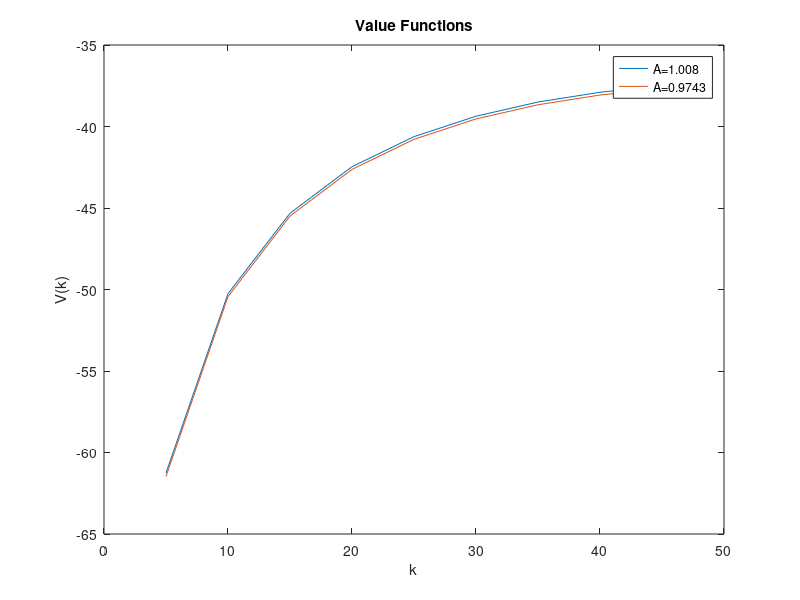
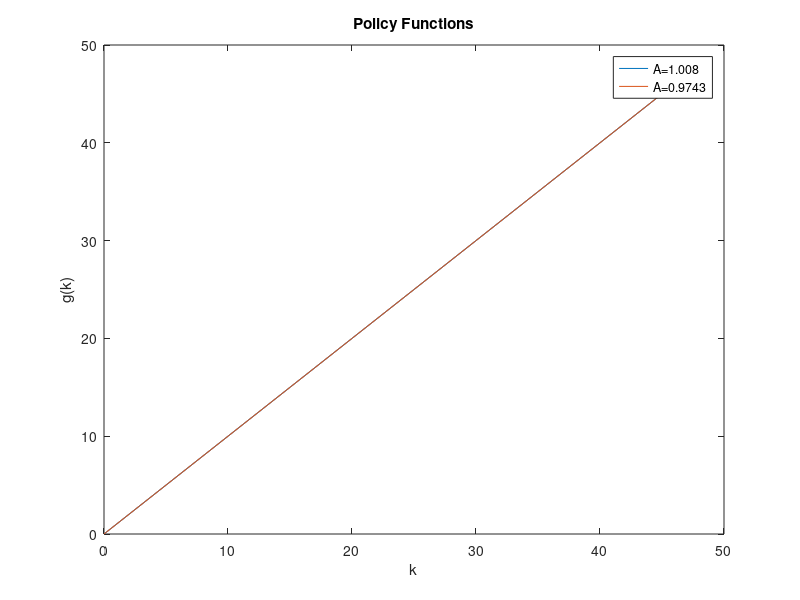
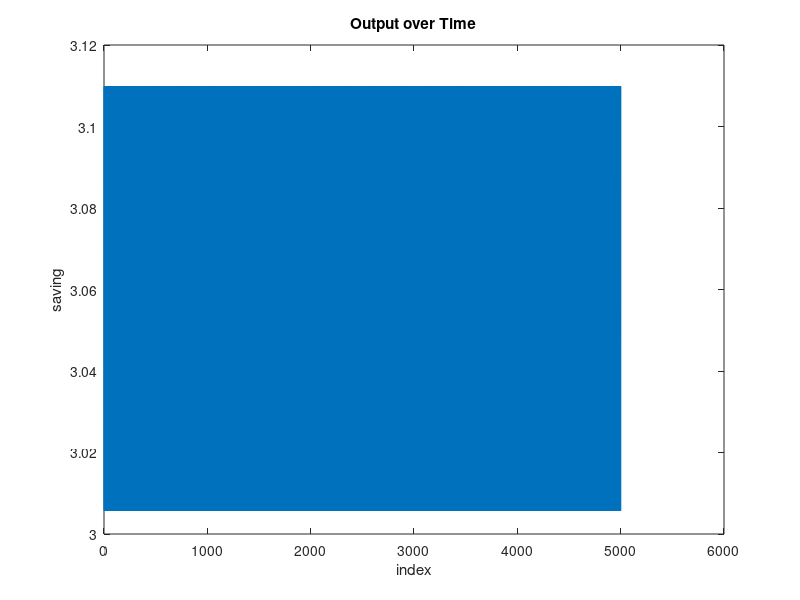

MATLAB code for these plots, in order:
close all
%%%% Set up parameters
alpha = 0.35;
beta = 0.99;
delta = 0.025;
sigma = 2;
A_h=1.008;
A_l=(1-0.7629*1.008)/0.2371
A=[A_h,A_l]
TPM=[0.977,1-0.977;1-0.926,0.926]
%LR_TPM=TPM^1000
%Y=rand(4,5001)


%%%% Set up discretized state space
k_min = 0;
k_max = 45;
num_k = 10; % number of points in the grid for k

k = linspace(k_min, k_max, num_k);

k_mat = repmat(k', [1 num_k]); % this will be useful in a bit

%%%% Set up consumption and return function
% 1st dim(rows): k today, 2nd dim (cols): k' chosen for tomorrow
cons_h = A(1)*k_mat .^ alpha + (1 - delta) * k_mat - k_mat'; 
cons_l = A(2)*k_mat .^ alpha + (1 - delta) * k_mat - k_mat'; 

ret_h = cons_h .^ (1 - sigma) / (1 - sigma); % return function
ret_l = cons_l .^ (1 - sigma) / (1 - sigma); % return function

% it very large negative utility
ret_h(cons_h < 0) = -Inf;
ret_l(cons_l < 0) = -Inf;

%%%% Iterat% negative consumption is not possible -> make it irrelevant by assigning

dis = [1;1]; tol = 1e-06; % tolerance for stopping 
v_guess = zeros(2, num_k);

while dis > tol
    % compute the utility value for all possible combinations of k and k':
    value_mat_h = ret_h + beta *(TPM(1,1)* repmat(v_guess(1,:), [num_k 1])+TPM(1,2)* repmat(v_guess(2,:), [num_k 1]));
    value_mat_l = ret_l + beta *(TPM(2,1)* repmat(v_guess(1,:), [num_k 1])+TPM(2,2)* repmat(v_guess(2,:), [num_k 1]));
    
    % find the optimal k' for every k:
    [vfn_h, pol_indx_h] = max(value_mat_h, [], 2);
    vfn_h = vfn_h';
    
    [vfn_l, pol_indx_l] = max(value_mat_l, [], 2);
    vfn_l = vfn_l';
    
    % what is the distance between current guess and value function
    dis = [max(abs(vfn_h - v_guess(1,:))) ; max(abs(vfn_l - v_guess(2,:)))]
    
    % if distance is larger than tolerance, update current guess and
    % continue, otherwise exit the loop
    v_guess=[vfn_h ; vfn_l]
   
end

figure
plot(k,vfn_h,k,vfn_l)
title('Value Functions')
xlabel('k')
ylabel('V(k)')
legend('A=1.008','A=0.9743')

g_h = k(pol_indx_h); % policy function
g_l = k(pol_indx_l);

figure
plot(k,g_h,k,g_l)
title('Policy Functions')
xlabel('k')
ylabel('g(k)')
legend('A=1.008','A=0.9743')


%%Generate RAndom A sequence
rng(1234);
A_Sim=zeros(1,5001);
A_Sim(1)=A_h;
TP=rand(1,5001);
k_seq=zeros(0,5001);
k_seq(1)=25;


for i=2:5001
    [c,indx]=min(abs(k_seq(i-1)-k));
   if A_Sim(i-1)==A_h
       if TP<TPM(1,1)
           A(i)=A_h;
           k_seq(i)=g_h(indx);
       else
           A_Sim(i)=A_l;
           k_seq(i)=g_l(indx);
       end
   else
       if TP<TPM(2,2)
           A_Sim(i)=A_l;
           k_seq(i)=g_l(indx);
       else
           A_Sim(i)=A_h
           k_seq(i)=g_h(indx)
       end
   end
       
end

Y=A_Sim.*k_seq.^alpha;
std(Y)

figure
plot(Y)
title('Output over Time')
xlabel('index')
ylabel('saving')